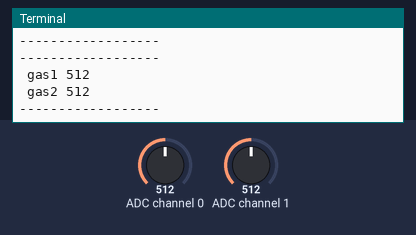
Bench run of a program on a simulated Raspberry Pi (BCM pin numbers). Parts: the last lines printed to the terminal. The test bench sets the inputs (shaded band); at power-on: ADC channel 0 = 512, ADC channel 1 = 512 (analog values on the 0–1023 scale).

Above: at 1.2 s.
1.3 s: ADC channel 0 set to 716
At 2.6 s:
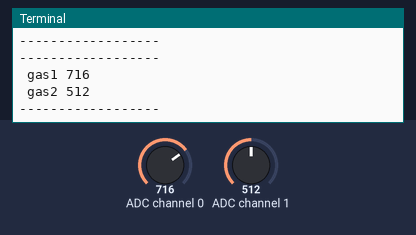
2.8 s: ADC channel 1 set to 716
At 3.3 s:
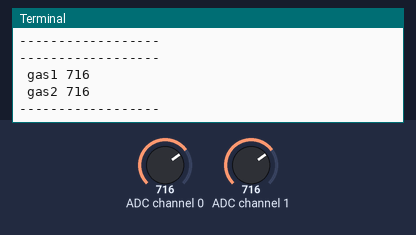
4.3 s: ADC channel 0 set to 900
At 5.6 s:
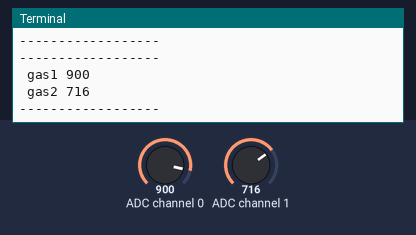
5.8 s: ADC channel 1 set to 900
At 6.8 s:
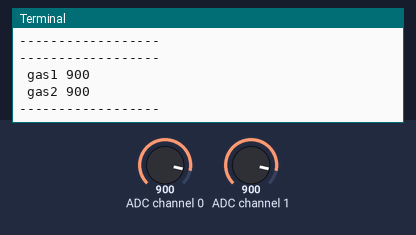
Timing chart, 0 to 8.3 s (numbered marks = the images above; inputs shaded):
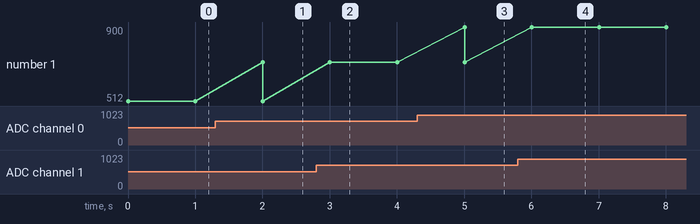

Measured:
- after the input at 1.3 s, the terminal: prints a new line after 0.70 s (image 1)
- after the input at 2.8 s, the terminal: prints a new line after 0.20 s (image 2)
- after the input at 4.3 s, the terminal: prints a new line after 0.71 s (image 3)
- after the input at 5.8 s, the terminal: prints a new line after 0.21 s (image 4)

The program:

gas3.py
```python
import spidev
import time
spi=spidev.SpiDev()
spi.open(0,0)
spi.max_speed_hz=500000
def read_spi_adc(adcChannel):
    adcValue=0
    buff=spi.xfer2([1,(8+adcChannel)<<4,0])
    adcValue=((buff[1]&3)<<8)+buff[2]
    return adcValue
try:
    while True:
        adcChannel1=0
        adcChannel2=1
        adcValue1=read_spi_adc(adcChannel1)
        adcValue2=read_spi_adc(adcChannel2)
        print("------------------")
        print(" gas1 %d"%adcValue1)
        print(" gas2 %d"%adcValue2)
        print("------------------")
        time.sleep(1)
except Keyboardinterrupt:
    spi.close()
```
